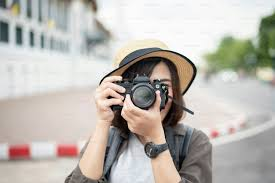
#> input picture day5/images.jpeg, 275 x 183 px
$ python threshold.py
#> lines starting #> are read from the running program, lines starting #| are printed output that depends on the picture; after the words box and inside, x2 and y2 are one past the last pixel; in counts of white or black regions, pixels touching at a corner belong together
import cv2
import matplotlib.pyplot as plt

img = cv2.imread("images.jpeg")
#> img is the input picture: shape (183, 275, 3); mean B, G, R 176.3, 182.8, 187.2
grayscale = cv2.cvtColor(img, cv2.COLOR_BGR2GRAY)
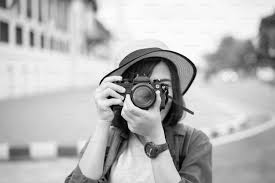
#> grayscale: shape (183, 275); min 0, max 255, mean 183.4

_, binary = cv2.threshold(grayscale, 0, 255, cv2.THRESH_BINARY + cv2.THRESH_OTSU)
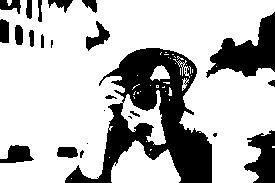
#> binary: shape (183, 275); 73.3% white; 26 black regions (7 under 20 px), largest, box (x1, y1, x2, y2) and area: (65, 48, 212, 183) 8131, (206, 12, 275, 78) 2172, (244, 130, 275, 183) 1040

plt.subplot(1, 2, 1)
plt.title("Grayscale")
plt.imshow(grayscale, cmap="gray")
plt.axis("off")

plt.subplot(1, 2, 2)
plt.title("Binary (Otsu)")
plt.imshow(binary, cmap="gray")
plt.axis("off")

plt.show()
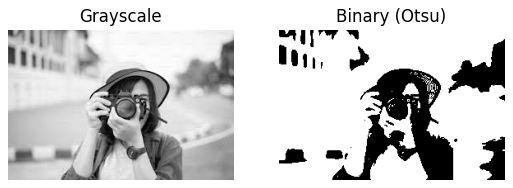
#> figure drawn by matplotlib, 2 panels
